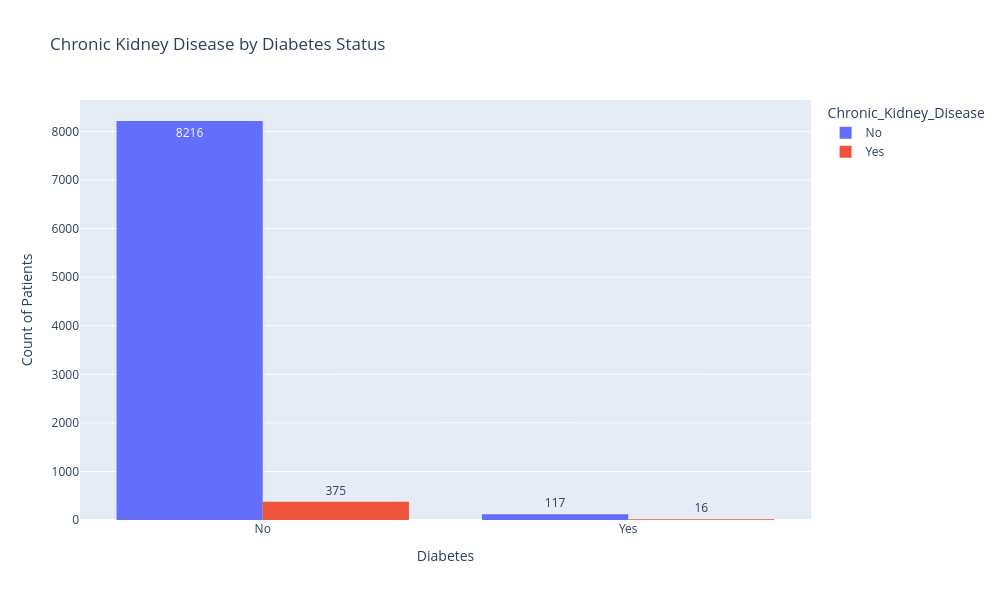

Notebook code for this chart:
### Markdown cell above
<div style="background: linear-gradient(to bottom, #d2e4f1, #abc9e3);
            padding: 15px 20px; 
            border-radius: 12px; 
            box-shadow: 2px 4px 8px rgba(0,0,0,0.15); 
            border-left: 5px solid #2b5c8f; 
            margin-bottom: 20px;">
    <h3 style="text-align:left;color:darkgreen;";">
       Q10. How does the presence of diabetes affect the occurrence of chronic kidney disease in patients❓
    </h3>
</div>

### Code cell
fig = px.histogram(
    df_clean,
    x="Diabetes",
    color="Chronic_Kidney_Disease",
    barmode="group",
    text_auto=True,
    title="Chronic Kidney Disease by Diabetes Status",
)

# for increasing size of graph
fig.update_layout(width=1000, height=600)

# To put'Count of Patients' in y-axis
fig.update_layout(yaxis_title="Count of Patients")

fig.show()

### Figure 1 — Plotly figure (JSON) as saved in the notebook; plotly's stock layout.template omitted (floating-point values rounded to 4 significant figures; data arrays with more than 128 entries replaced by an {"elided": "..."} marker saying what was removed)
{"data": [{"alignmentgroup": "True", "bingroup": "x", "hovertemplate": "Chronic_Kidney_Disease=No<br>Diabetes=%{x}<br>count=%{y}<extra></extra>", "legendgroup": "No", "marker": {"color": "#636efa", "pattern": {"shape": ""}}, "name": "No", "offsetgroup": "No", "orientation": "v", "showlegend": true, "texttemplate": "%{value}", "type": "histogram", "x": {"elided": "8333 str values"}, "xaxis": "x", "yaxis": "y"}, {"alignmentgroup": "True", "bingroup": "x", "hovertemplate": "Chronic_Kidney_Disease=Yes<br>Diabetes=%{x}<br>count=%{y}<extra></extra>", "legendgroup": "Yes", "marker": {"color": "#EF553B", "pattern": {"shape": ""}}, "name": "Yes", "offsetgroup": "Yes", "orientation": "v", "showlegend": true, "texttemplate": "%{value}", "type": "histogram", "x": {"elided": "391 str values"}, "xaxis": "x", "yaxis": "y"}], "layout": {"barmode": "group", "height": 600, "legend": {"title": {"text": "Chronic_Kidney_Disease"}, "tracegroupgap": 0}, "title": {"text": "Chronic Kidney Disease by Diabetes Status"}, "width": 1000, "xaxis": {"anchor": "y", "domain": [0, 1], "title": {"text": "Diabetes"}}, "yaxis": {"anchor": "x", "domain": [0, 1], "title": {"text": "Count of Patients"}}}}
